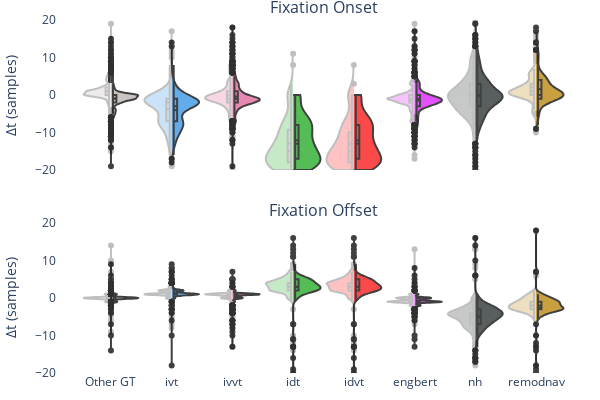

Source (notebook cell):
### Markdown cell above
### RTO Distribution
#### (RTD is the s.t.d. around RTO)

### Code cell
temporal_alignment_fig = ctd.distributions_figure(
    thresholded_time_diffs, GT1, gt2=GT2, only_box=False, show_other_gt=True, share_x=True,
    colors={k: v[1] for k, v in LABELER_PLOTTING_CONFIG.items()},
    subplots_vspace=0.15,
)
temporal_alignment_fig.update_traces(width=0.9)     # make violins wider so there's less space between them

temporal_alignment_fig.update_layout(
    title=None,
    width=W, height=H,
    paper_bgcolor='rgba(0, 0, 0, 0)', plot_bgcolor='rgba(0, 0, 0, 0)',
    yaxis=dict(range=[-MATCHING_THRESHOLD, MATCHING_THRESHOLD], showgrid=False, zeroline=True, title='Δt (samples)'),
    yaxis2=dict(range=[-MATCHING_THRESHOLD, MATCHING_THRESHOLD], showgrid=False, zeroline=True, title='Δt (samples)'),
    margin=dict(l=10, r=10, b=10, t=20, pad=0),
    showlegend=False,
)

# update subplot titles:
for annotation in temporal_alignment_fig.layout.annotations:
    annotation.text = f"{EVENT_TYPE} {annotation.text}"
# temporal_alignment_fig.layout.annotations = []    # remove subtitles

save_fig(temporal_alignment_fig, FIG_ID, PANEL_ID, 'temporal-alignment_fixation', IS_SUPP)
temporal_alignment_fig.show()

### Figure 1 — Plotly figure (JSON) as saved in the notebook; plotly's stock layout.template omitted (floating-point values rounded to 4 significant figures; data arrays with more than 128 entries replaced by an {"elided": "..."} marker saying what was removed)
{"data": [{"box": {"visible": true}, "fillcolor": "#bab0ac", "legendgroup": "Other GT", "line": {"color": "black"}, "meanline": {"visible": true}, "name": "RA, Other GT", "opacity": 0.75, "scalegroup": "onset", "showlegend": true, "side": "positive", "spanmode": "hard", "x0": "Other GT", "y": {"elided": "375 int values"}, "type": "violin", "xaxis": "x", "yaxis": "y", "width": 0.9}, {"box": {"visible": true}, "fillcolor": "#2E91E5", "legendgroup": "ivt", "line": {"color": "black"}, "meanline": {"visible": true}, "name": "RA, ivt", "opacity": 0.75, "scalegroup": "onset", "showlegend": true, "side": "positive", "spanmode": "hard", "x0": "ivt", "y": {"elided": "519 int values"}, "type": "violin", "xaxis": "x", "yaxis": "y", "width": 0.9}, {"box": {"visible": true}, "fillcolor": "#E15F99", "legendgroup": "ivvt", "line": {"color": "black"}, "meanline": {"visible": true}, "name": "RA, ivvt", "opacity": 0.75, "scalegroup": "onset", "showlegend": true, "side": "positive", "spanmode": "hard", "x0": "ivvt", "y": {"elided": "549 int values"}, "type": "violin", "xaxis": "x", "yaxis": "y", "width": 0.9}, {"box": {"visible": true}, "fillcolor": "#1CA71C", "legendgroup": "idt", "line": {"color": "black"}, "meanline": {"visible": true}, "name": "RA, idt", "opacity": 0.75, "scalegroup": "onset", "showlegend": true, "side": "positive", "spanmode": "hard", "x0": "idt", "y": {"elided": "221 int values"}, "type": "violin", "xaxis": "x", "yaxis": "y", "width": 0.9}, {"box": {"visible": true}, "fillcolor": "#FB0D0D", "legendgroup": "idvt", "line": {"color": "black"}, "meanline": {"visible": true}, "name": "RA, idvt", "opacity": 0.75, "scalegroup": "onset", "showlegend": true, "side": "positive", "spanmode": "hard", "x0": "idvt", "y": {"elided": "221 int values"}, "type": "violin", "xaxis": "x", "yaxis": "y", "width": 0.9}, {"box": {"visible": true}, "fillcolor": "#DA16FF", "legendgroup": "engbert", "line": {"color": "black"}, "meanline": {"visible": true}, "name": "RA, engbert", "opacity": 0.75, "scalegroup": "onset", "showlegend": true, "side": "positive", "spanmode": "hard", "x0": "engbert", "y": {"elided": "552 int values"}, "type": "violin", "xaxis": "x", "yaxis": "y", "width": 0.9}, {"box": {"visible": true}, "fillcolor": "#222A2A", "legendgroup": "nh", "line": {"color": "black"}, "meanline": {"visible": true}, "name": "RA, nh", "opacity": 0.75, "scalegroup": "onset", "showlegend": true, "side": "positive", "spanmode": "hard", "x0": "nh", "y": {"elided": "422 int values"}, "type": "violin", "xaxis": "x", "yaxis": "y", "width": 0.9}, {"box": {"visible": true}, "fillcolor": "#B68100", "legendgroup": "remodnav", "line": {"color": "black"}, "meanline": {"visible": true}, "name": "RA, remodnav", "opacity": 0.75, "scalegroup": "onset", "showlegend": true, "side": "positive", "spanmode": "hard", "x0": "remodnav", "y": {"elided": "173 int values"}, "type": "violin", "xaxis": "x", "yaxis": "y", "width": 0.9}, {"box": {"visible": true}, "fillcolor": "#bab0ac", "legendgroup": "Other GT", "line": {"color": "black"}, "meanline": {"visible": true}, "name": "MN, Other GT", "opacity": 0.25, "scalegroup": "onset", "showlegend": true, "side": "negative", "spanmode": "hard", "x0": "Other GT", "y": {"elided": "375 int values"}, "type": "violin", "xaxis": "x", "yaxis": "y", "width": 0.9}, {"box": {"visible": true}, "fillcolor": "#2E91E5", "legendgroup": "ivt", "line": {"color": "black"}, "meanline": {"visible": true}, "name": "MN, ivt", "opacity": 0.25, "scalegroup": "onset", "showlegend": true, "side": "negative", "spanmode": "hard", "x0": "ivt", "y": {"elided": "380 int values"}, "type": "violin", "xaxis": "x", "yaxis": "y", "width": 0.9}, {"box": {"visible": true}, "fillcolor": "#E15F99", "legendgroup": "ivvt", "line": {"color": "black"}, "meanline": {"visible": true}, "name": "MN, ivvt", "opacity": 0.25, "scalegroup": "onset", "showlegend": true, "side": "negative", "spanmode": "hard", "x0": "ivvt", "y": {"elided": "395 int values"}, "type": "violin", "xaxis": "x", "yaxis": "y", "width": 0.9}, {"box": {"visible": true}, "fillcolor": "#1CA71C", "legendgroup": "idt", "line": {"color": "black"}, "meanline": {"visible": true}, "name": "MN, idt", "opacity": 0.25, "scalegroup": "onset", "showlegend": true, "side": "negative", "spanmode": "hard", "x0": "idt", "y": {"elided": "175 int values"}, "type": "violin", "xaxis": "x", "yaxis": "y", "width": 0.9}, {"box": {"visible": true}, "fillcolor": "#FB0D0D", "legendgroup": "idvt", "line": {"color": "black"}, "meanline": {"visible": true}, "name": "MN, idvt", "opacity": 0.25, "scalegroup": "onset", "showlegend": true, "side": "negative", "spanmode": "hard", "x0": "idvt", "y": {"elided": "174 int values"}, "type": "violin", "xaxis": "x", "yaxis": "y", "width": 0.9}, {"box": {"visible": true}, "fillcolor": "#DA16FF", "legendgroup": "engbert", "line": {"color": "black"}, "meanline": {"visible": true}, "name": "MN, engbert", "opacity": 0.25, "scalegroup": "onset", "showlegend": true, "side": "negative", "spanmode": "hard", "x0": "engbert", "y": {"elided": "400 int values"}, "type": "violin", "xaxis": "x", "yaxis": "y", "width": 0.9}, {"box": {"visible": true}, "fillcolor": "#222A2A", "legendgroup": "nh", "line": {"color": "black"}, "meanline": {"visible": true}, "name": "MN, nh", "opacity": 0.25, "scalegroup": "onset", "showlegend": true, "side": "negative", "spanmode": "hard", "x0": "nh", "y": {"elided": "293 int values"}, "type": "violin", "xaxis": "x", "yaxis": "y", "width": 0.9}, {"box": {"visible": true}, "fillcolor": "#B68100", "legendgroup": "remodnav", "line": {"color": "black"}, "meanline": {"visible": true}, "name": "MN, remodnav", "opacity": 0.25, "scalegroup": "onset", "showlegend": true, "side": "negative", "spanmode": "hard", "x0": "remodnav", "y": [0, 3, 0, 10, 0, 1, 1, -3, 1, 0, 0, 2, 2, 2, 0, 3, -5, 3, 7, 5, -2, 2, -5, 3, 0, 0, -1, 5, 1, 1, 0, 6, -1, 0, 11, 1, 1, 1, 1, 2, 4, 0, 1, 0, 0, 0, -1, 1, 5, 0, 2, 1, 0, 9, 1, 3, 5, 13, 6, 0, 6, 6, 3, 13, 6, 3, 7, 0, 1, 15, -3, 0, 2, 5, -2, 2, -4, 4, 1, 3, 1, 12, 0, 0, 1, 10, 5, 16, 0, 2, 2, 2, 1, 1, 1, 5, 6, 0, 1, 13, 7, 1, 2, 1, 0, 0, 2, 3, -1, -1, -4, 0, -5, -5, -10, -4], "type": "violin", "xaxis": "x", "yaxis": "y", "width": 0.9}, {"box": {"visible": true}, "fillcolor": "#bab0ac", "legendgroup": "Other GT", "line": {"color": "black"}, "meanline": {"visible": true}, "name": "RA, Other GT", "opacity": 0.75, "scalegroup": "offset", "showlegend": false, "side": "positive", "spanmode": "hard", "x0": "Other GT", "y": {"elided": "384 int values"}, "type": "violin", "xaxis": "x2", "yaxis": "y2", "width": 0.9}, {"box": {"visible": true}, "fillcolor": "#2E91E5", "legendgroup": "ivt", "line": {"color": "black"}, "meanline": {"visible": true}, "name": "RA, ivt", "opacity": 0.75, "scalegroup": "offset", "showlegend": false, "side": "positive", "spanmode": "hard", "x0": "ivt", "y": {"elided": "528 int values"}, "type": "violin", "xaxis": "x2", "yaxis": "y2", "width": 0.9}, {"box": {"visible": true}, "fillcolor": "#E15F99", "legendgroup": "ivvt", "line": {"color": "black"}, "meanline": {"visible": true}, "name": "RA, ivvt", "opacity": 0.75, "scalegroup": "offset", "showlegend": false, "side": "positive", "spanmode": "hard", "x0": "ivvt", "y": {"elided": "552 int values"}, "type": "violin", "xaxis": "x2", "yaxis": "y2", "width": 0.9}, {"box": {"visible": true}, "fillcolor": "#1CA71C", "legendgroup": "idt", "line": {"color": "black"}, "meanline": {"visible": true}, "name": "RA, idt", "opacity": 0.75, "scalegroup": "offset", "showlegend": false, "side": "positive", "spanmode": "hard", "x0": "idt", "y": {"elided": "313 int values"}, "type": "violin", "xaxis": "x2", "yaxis": "y2", "width": 0.9}, {"box": {"visible": true}, "fillcolor": "#FB0D0D", "legendgroup": "idvt", "line": {"color": "black"}, "meanline": {"visible": true}, "name": "RA, idvt", "opacity": 0.75, "scalegroup": "offset", "showlegend": false, "side": "positive", "spanmode": "hard", "x0": "idvt", "y": {"elided": "313 int values"}, "type": "violin", "xaxis": "x2", "yaxis": "y2", "width": 0.9}, {"box": {"visible": true}, "fillcolor": "#DA16FF", "legendgroup": "engbert", "line": {"color": "black"}, "meanline": {"visible": true}, "name": "RA, engbert", "opacity": 0.75, "scalegroup": "offset", "showlegend": false, "side": "positive", "spanmode": "hard", "x0": "engbert", "y": {"elided": "557 int values"}, "type": "violin", "xaxis": "x2", "yaxis": "y2", "width": 0.9}, {"box": {"visible": true}, "fillcolor": "#222A2A", "legendgroup": "nh", "line": {"color": "black"}, "meanline": {"visible": true}, "name": "RA, nh", "opacity": 0.75, "scalegroup": "offset", "showlegend": false, "side": "positive", "spanmode": "hard", "x0": "nh", "y": {"elided": "433 int values"}, "type": "violin", "xaxis": "x2", "yaxis": "y2", "width": 0.9}, {"box": {"visible": true}, "fillcolor": "#B68100", "legendgroup": "remodnav", "line": {"color": "black"}, "meanline": {"visible": true}, "name": "RA, remodnav", "opacity": 0.75, "scalegroup": "offset", "showlegend": false, "side": "positive", "spanmode": "hard", "x0": "remodnav", "y": [-1, -4, 0, -2, -12, -3, -4, -3, -1, -4, -5, 0, -3, -4, -5, -3, 0, -1, 1, -3, -2, -1, -1, -4, -3, -2, -1, 0, -2, -19, -2, -2, 0, -3, -3, -3, -4, 1, -1, 0, -2, -3, 18, -3, -1, -4, -2, -3, -14, -1, -2, -2, -2, -1, -2, -1, -3, -4, 0, 0, 0, 1, -20, -20, -1, 0, -5, -3, -3, -1, -3, -3, -6, -2, -3, -3, -3, -3, -13, -2, 0, -2, -1, -2, -2, -4, -3, -2, -1, -3, -1, -4, 0, -1, -3, 1, 1, -18, -7, 1, 1, 0, 7, -1, -1, -10, -1, -3, 7, -4, -2, 0, -4, -3, -1, -2, -3, -3, -5, -1, -2, -2, -1, 0, -3], "type": "violin", "xaxis": "x2", "yaxis": "y2", "width": 0.9}, {"box": {"visible": true}, "fillcolor": "#bab0ac", "legendgroup": "Other GT", "line": {"color": "black"}, "meanline": {"visible": true}, "name": "MN, Other GT", "opacity": 0.25, "scalegroup": "offset", "showlegend": false, "side": "negative", "spanmode": "hard", "x0": "Other GT", "y": {"elided": "384 int values"}, "type": "violin", "xaxis": "x2", "yaxis": "y2", "width": 0.9}, {"box": {"visible": true}, "fillcolor": "#2E91E5", "legendgroup": "ivt", "line": {"color": "black"}, "meanline": {"visible": true}, "name": "MN, ivt", "opacity": 0.25, "scalegroup": "offset", "showlegend": false, "side": "negative", "spanmode": "hard", "x0": "ivt", "y": {"elided": "385 int values"}, "type": "violin", "xaxis": "x2", "yaxis": "y2", "width": 0.9}, {"box": {"visible": true}, "fillcolor": "#E15F99", "legendgroup": "ivvt", "line": {"color": "black"}, "meanline": {"visible": true}, "name": "MN, ivvt", "opacity": 0.25, "scalegroup": "offset", "showlegend": false, "side": "negative", "spanmode": "hard", "x0": "ivvt", "y": {"elided": "397 int values"}, "type": "violin", "xaxis": "x2", "yaxis": "y2", "width": 0.9}, {"box": {"visible": true}, "fillcolor": "#1CA71C", "legendgroup": "idt", "line": {"color": "black"}, "meanline": {"visible": true}, "name": "MN, idt", "opacity": 0.25, "scalegroup": "offset", "showlegend": false, "side": "negative", "spanmode": "hard", "x0": "idt", "y": {"elided": "226 int values"}, "type": "violin", "xaxis": "x2", "yaxis": "y2", "width": 0.9}, {"box": {"visible": true}, "fillcolor": "#FB0D0D", "legendgroup": "idvt", "line": {"color": "black"}, "meanline": {"visible": true}, "name": "MN, idvt", "opacity": 0.25, "scalegroup": "offset", "showlegend": false, "side": "negative", "spanmode": "hard", "x0": "idvt", "y": {"elided": "226 int values"}, "type": "violin", "xaxis": "x2", "yaxis": "y2", "width": 0.9}, {"box": {"visible": true}, "fillcolor": "#DA16FF", "legendgroup": "engbert", "line": {"color": "black"}, "meanline": {"visible": true}, "name": "MN, engbert", "opacity": 0.25, "scalegroup": "offset", "showlegend": false, "side": "negative", "spanmode": "hard", "x0": "engbert", "y": {"elided": "401 int values"}, "type": "violin", "xaxis": "x2", "yaxis": "y2", "width": 0.9}, {"box": {"visible": true}, "fillcolor": "#222A2A", "legendgroup": "nh", "line": {"color": "black"}, "meanline": {"visible": true}, "name": "MN, nh", "opacity": 0.25, "scalegroup": "offset", "showlegend": false, "side": "negative", "spanmode": "hard", "x0": "nh", "y": {"elided": "307 int values"}, "type": "violin", "xaxis": "x2", "yaxis": "y2", "width": 0.9}, {"box": {"visible": true}, "fillcolor": "#B68100", "legendgroup": "remodnav", "line": {"color": "black"}, "meanline": {"visible": true}, "name": "MN, remodnav", "opacity": 0.25, "scalegroup": "offset", "showlegend": false, "side": "negative", "spanmode": "hard", "x0": "remodnav", "y": [-1, -4, 0, -2, -1, 1, -3, -3, 18, -2, -1, -3, -2, -5, -13, -1, -3, -4, -3, -2, 1, -2, -2, -4, -2, -3, -3, -3, -3, -13, 1, 0, -1, -1, 0, -2, -2, 0, -3, -2, -2, -3, -2, -4, 0, -1, -3, 1, 2, -18, -6, 0, 1, 0, 6, -1, -1, -10, -2, -3, 6, -4, -2, 1, -4, -3, -1, -2, -3, -3, -5, -1, -2, -2, -1, 0, -3], "type": "violin", "xaxis": "x2", "yaxis": "y2", "width": 0.9}], "layout": {"xaxis": {"anchor": "y", "domain": [0.0, 1.0], "matches": "x2", "showticklabels": false}, "yaxis": {"anchor": "x", "domain": [0.575, 1.0], "title": {"text": "Δt (samples)"}, "range": [-20, 20], "showgrid": false, "zeroline": true}, "xaxis2": {"anchor": "y2", "domain": [0.0, 1.0]}, "yaxis2": {"anchor": "x2", "domain": [0.0, 0.425], "title": {"text": "Δt (samples)"}, "range": [-20, 20], "showgrid": false, "zeroline": true}, "annotations": [{"font": {"size": 16}, "showarrow": false, "text": "Fixation Onset", "x": 0.5, "xanchor": "center", "xref": "paper", "y": 1.0, "yanchor": "bottom", "yref": "paper"}, {"font": {"size": 16}, "showarrow": false, "text": "Fixation Offset", "x": 0.5, "xanchor": "center", "xref": "paper", "y": 0.425, "yanchor": "bottom", "yref": "paper"}], "title": {}, "violinmode": "overlay", "boxmode": "group", "boxgroupgap": 0, "boxgap": 0, "margin": {"l": 10, "r": 10, "b": 10, "t": 20, "pad": 0}, "width": 600, "height": 400, "paper_bgcolor": "rgba(0, 0, 0, 0)", "plot_bgcolor": "rgba(0, 0, 0, 0)", "showlegend": false}}
